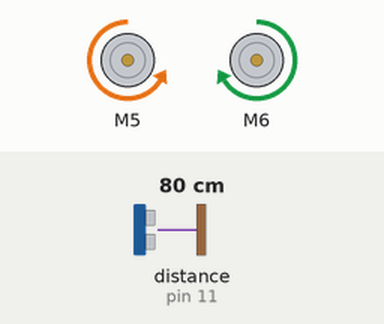
Recording of a sketch running on a simulated Arduino Uno, built with avr-gcc and run on an emulated ATmega328P. On the bench: 2 × DC motor (green arrow = forward, orange = backward, longer = faster). The inputs (shaded band) are chosen by the test bench; at power-on: distance to the obstacle (sensor on pin 11) 80 cm. The echo pulse lasts 58.3 µs per cm.

Above: at 1.2 s.
1.3 s: distance to the obstacle (sensor on pin 11) set to 2 cm
At 1.45 s:
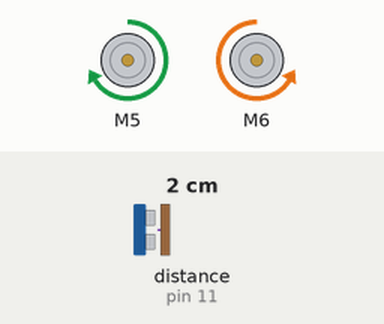
Timing chart, 0 to 10.3 s (numbered marks = the images above; inputs shaded):
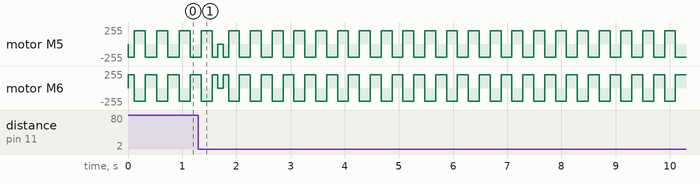

The sketch:

radar_sumo.ino
```cpp
#include "CytronMotorDriver.h"
#include <Ultrasonic.h>
#include <NewPing.h> // Include the NewPing library

// configure ultrasonic
Ultrasonic ultrasonic_front(10, 11); //first Trig pin, second Echo pin
Ultrasonic ultrasonic_left(8, 9); //first Trig pin, second Echo pin
Ultrasonic ultrasonic_right(12, 13); //first Trig pin, econd Echo pin

// configure ir ports
#define IR_LeftPin A0
#define IR_RightPin A1
#define IR_BackLeftPin A2
#define IR_BackRightPin A3

// Configure the motor driver.
CytronMD LeftMotor(PWM_DIR, 5, 4);  // PWM, DIR
CytronMD RightMotor(PWM_DIR, 6, 7); // PWM, DIR

void go_straight(int pwm) {
  LeftMotor.setSpeed(pwm);
  RightMotor.setSpeed(pwm);
}

NewPing sonar(10, 11, 200); // Trig, Echo, Max Distance
void setup() {
  pinMode(IR_LeftPin, INPUT);
  pinMode(IR_RightPin, INPUT);
  pinMode(IR_BackLeftPin, INPUT);
  pinMode(IR_BackRightPin, INPUT);
  Serial.begin(9600);
}

void loop() {
  // put your main code here, to run repeatedly:

  // LeftMotor.setSpeed(128);
  // RightMotor.setSpeed(128);
  // delay(50);
  // LeftMotor.setSpeed(0);
  // RightMotor.setSpeed(0);
  // delay(50);
  // LeftMotor.setSpeed(-128);
  // RightMotor.setSpeed(-128);
  // delay(50);
  // LeftMotor.setSpeed(0);
  // RightMotor.setSpeed(0);
  // delay(50);

  // if (cm > 10 && cm < 20) {
  //   go_straight(200);
  // } else if (cm < 5) {
  //   go_straight(-200);
  // } else {
  //   go_straight(0);
  // }
  int center_ping = sonar.ping() / US_ROUNDTRIP_CM;
  LeftMotor.setSpeed(-200);
  RightMotor.setSpeed(200);
  delay(100);
  int left_ping = sonar.ping() / US_ROUNDTRIP_CM;
  LeftMotor.setSpeed(200);
  RightMotor.setSpeed(-200);
  delay(200);
  int right_ping = sonar.ping() / US_ROUNDTRIP_CM;
  LeftMotor.setSpeed(-200);
  RightMotor.setSpeed(200);
  delay(100);
  if (center_ping < left_ping && center_ping < right_ping && center_ping - left_ping > 5 || center_ping - right_ping > 5) {
    go_straight(0);
    delay(100);
  } else if (left_ping > right_ping && left_ping - right_ping > 5) {
    LeftMotor.setSpeed(-200);
    RightMotor.setSpeed(200);
    delay(100);
  } else if (right_ping - left_ping > 5) {
    LeftMotor.setSpeed(200);
    RightMotor.setSpeed(-200);
    delay(100);
  }
}
```
